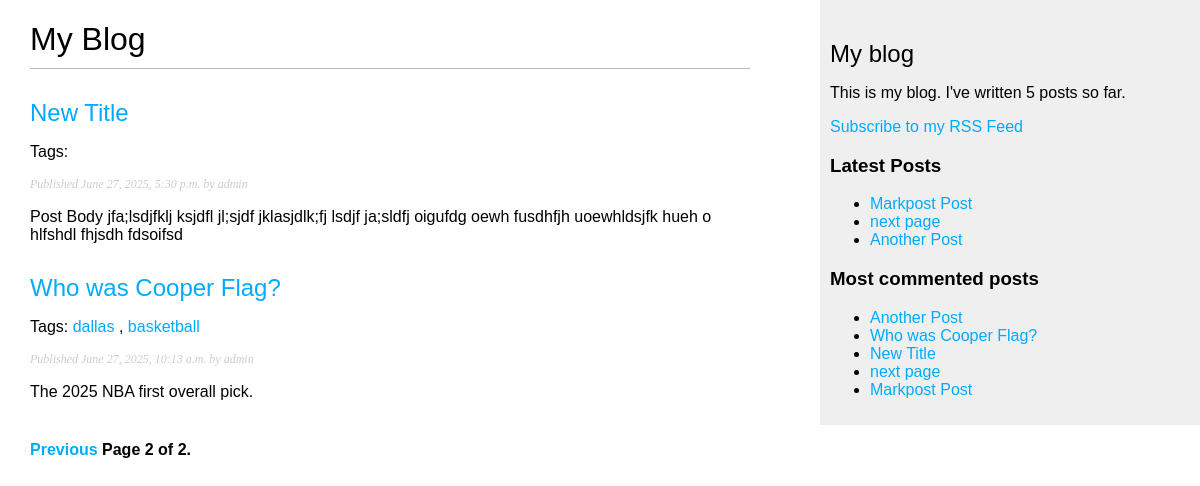
Screenshot of /blog/?page=2 with the database file from the repository.
### blog/models.py (models this page shows, shortened)
class Post(models.Model):
    class Status(models.TextChoices):
        DRAFT = "DF", "Draft"
        PUBLISHED = "PB", "Published"
    tags = TaggableManager()
    title = models.CharField(max_length=250)
    slug = models.SlugField(
        max_length=250,
        unique_for_date="publish",
    )
    body = models.TextField()
    author = models.ForeignKey(
        settings.AUTH_USER_MODEL,
        on_delete=models.CASCADE,
        related_name="blog_posts",
    )
    publish = models.DateTimeField(default=timezone.now)
    created = models.DateTimeField(auto_now_add=True)
    updated = models.DateTimeField(auto_now=True)
    status = models.CharField(
        max_length=2,
        choices=Status,
        default=Status.DRAFT,
    )
    objects = models.Manager()  # default manager
    published = PublishedManager()  # Our custom manager
    class Meta:
        ordering = ["-publish"]
        indexes = [
            models.Index(fields=["-publish"]),
        ]
    def get_absolute_url(self):
        return reverse(
            "blog:post_detail",
            args=[
                self.publish.year,
                self.publish.month,
                self.publish.day,
                self.slug,
            ],
        )

### blog/views.py (the view)
# urls.py: path("", views.post_list, name="post_list"),
def post_list(request, tag_slug=None):
    post_list = Post.published.all()
    tag = None
    if tag_slug:
        tag = get_object_or_404(
            Tag,
            slug=tag_slug,
        )
        post_list = post_list.filter(tags__in=[tag])
    paginator = Paginator(post_list, 3)
    page_number = request.GET.get("page", 1)
    try:
        posts = paginator.page(page_number)
    except PageNotAnInteger:
        posts = paginator.page(1)
    except EmptyPage:
        posts = paginator.page(paginator.num_pages)
    return render(
        request,
        "blog/post/list.html",
        {
            "posts": posts,
            "tag": tag,
        },
    )

### blog/models.py (called while the page is built)
    def get_queryset(self):
        return super().get_queryset().filter(status=Post.Status.PUBLISHED)

### blog/templatetags/blog_tags.py (called while the page is built)
@register.simple_tag
def total_posts():
    return Post.published.count()

@register.inclusion_tag('blog/post/latest_posts.html')
def show_latest_posts(count=5):
    latest_posts = Post.published.order_by('-publish')[:count]
    return {'latest_posts': latest_posts}

@register.simple_tag
def get_most_commented_posts(count=5):
    return Post.published.annotate(
        total_comments=Count('comments')
    ).order_by('-total_comments')[:count]

@register.filter(name='markdown')
def markdown_format(text):
    return mark_safe(markdown.markdown(text))

### blog/templates/blog/post/list.html (shortened to what this page needs)
{% extends "blog/base.html" %}
{% load blog_tags %}
{% block content %}
  <h1>My Blog</h1>
  {% for post in posts %}
    <h2>
      <a href="{{ post.get_absolute_url }}">
        {{ post.title }}
      </a>
    </h2>
    <p class="tags">
      Tags:
      {% for tag in post.tags.all %}
        <a href="{% url 'blog:post_list_by_tag' tag.slug %}">
          {{ tag.name }}
        </a>{% if not forloop.last %}, {% endif %}
      {% endfor %}
    </p>
    <p class="date">
      Published {{ post.publish }} by {{ post.author }}
    </p>
    {{ post.body|markdown|truncatewords:30 }}
  {% endfor %}
  {% include "pagination.html" with page=posts %}
{% endblock %}

### blog/templates/blog/base.html (shortened to what this page needs)
{% load blog_tags %}
{% load static %}
<!DOCTYPE html>
<html>
<head>
  <link href="{% static 'css/blog.css' %}" rel="stylesheet">
</head>
<body>
  <div id="content">
    {% block content %}
    {% endblock %}
  </div>
  <div id="sidebar">
    <h2>My blog</h2>
    <p>
      This is my blog.
      I've written {% total_posts %} posts so far.
    </p>
    <p>
      <a href="{% url 'blog:post_feed' %}">
        Subscribe to my RSS Feed
      </a>
    </p>
    <h3>Latest Posts</h3>
    {% show_latest_posts 3 %}
    <h3>Most commented posts</h3>
    {% get_most_commented_posts as most_commented_posts %}
    <ul>
      {% for post in most_commented_posts %}
      <li>
          <a href="{{ post.get_absolute_url }}">{{ post.title }}</a>
      </li>
      {% endfor %}
    </ul>
  </div>
</body>
</html>

### blog/templates/blog/post/latest_posts.html
<ul>
    {% for post in latest_posts %}
        <li>
            <a href="{{ post.get_absolute_url }}">{{ post.title }}</a>
        </li>
    {% endfor %}
</ul>

### blog/static/css/blog.css (style rules this page uses)
body { margin:0; padding:0; font-family:helvetica, sans-serif; }
a { color:#00abff; text-decoration:none; }
h1 { font-weight:normal; border-bottom:1px solid #bbb; padding:0 0 10px 0; }
h2 { font-weight:normal; margin:30px 0 0; }
#content { float:left; width:60%; padding:0 0 0 30px; }
#sidebar { float:right; width:30%; padding:10px; background:#efefef; height:100%; }
p.date { color:#ccc; font-family: georgia, serif; font-size: 12px; font-style: italic; }

### rows the page displays
Post: title "New Title", publish "June 27, 2025, 5:30 p.m.", author "admin", body "Post Body jfa;lsdjfklj ksjdfl jl;sjdf jklasjdlk;fj lsdjf ja;sldfj oigufdg oewh fusdhfjh uoewhldsjfk hueh o hlfshdl fhjsdh fdsoifsd"
Post: title "Who was Cooper Flag?", publish "June 27, 2025, 10:13 a.m.", author "admin", body "The 2025 NBA first overall pick."
Tag: name "dallas"
Tag: name "basketball"
Post: title "Markpost Post"
Post: title "next page"
Post: title "Another Post"

### other values shown
{{ page.number }} "2"
{{ page.paginator.num_pages }} "2"
